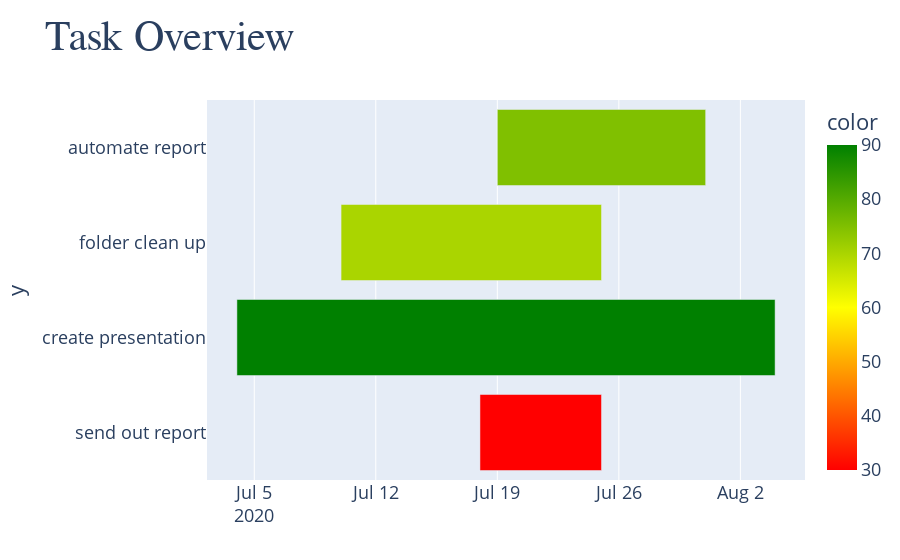

The cell this chart's notebook holds for it:
### Code cell
# Update/change layout
fig.update_yaxes(autorange='reversed')  # To make sure that the task that was put in the top of the Excel file is also plotted on top of the chart.
fig.update_layout(font_size=18, title_font_size=42, title_font_family='Georgia')

### Figure 1 — Plotly figure (JSON) as saved in the notebook; plotly's stock layout.template omitted (floating-point values rounded to 4 significant figures)
{"data": [{"alignmentgroup": "True", "base": ["2020-07-19T00:00:00", "2020-07-10T00:00:00", "2020-07-04T00:00:00", "2020-07-18T00:00:00"], "hovertemplate": "x_start=%{base}<br>x_end=%{x}<br>y=%{y}<br>color=%{marker.color}<extra></extra>", "legendgroup": "", "marker": {"color": [75, 70, 90, 30], "coloraxis": "coloraxis", "pattern": {"shape": ""}}, "name": "", "offsetgroup": "", "orientation": "h", "showlegend": false, "textposition": "auto", "type": "bar", "x": [1036800000, 1296000000, 2678400000, 604800000], "xaxis": "x", "y": ["automate report", "folder clean up", "create presentation", "send out report"], "yaxis": "y"}], "layout": {"barmode": "overlay", "coloraxis": {"colorbar": {"title": {"text": "color"}}, "colorscale": [[0, "red"], [0.5, "yellow"], [1, "green"]]}, "font": {"size": 18}, "legend": {"tracegroupgap": 0}, "title": {"font": {"family": "Georgia", "size": 42}, "text": "Task Overview"}, "xaxis": {"anchor": "y", "domain": [0, 1], "type": "date"}, "yaxis": {"anchor": "x", "autorange": "reversed", "domain": [0, 1], "title": {"text": "y"}}}}
